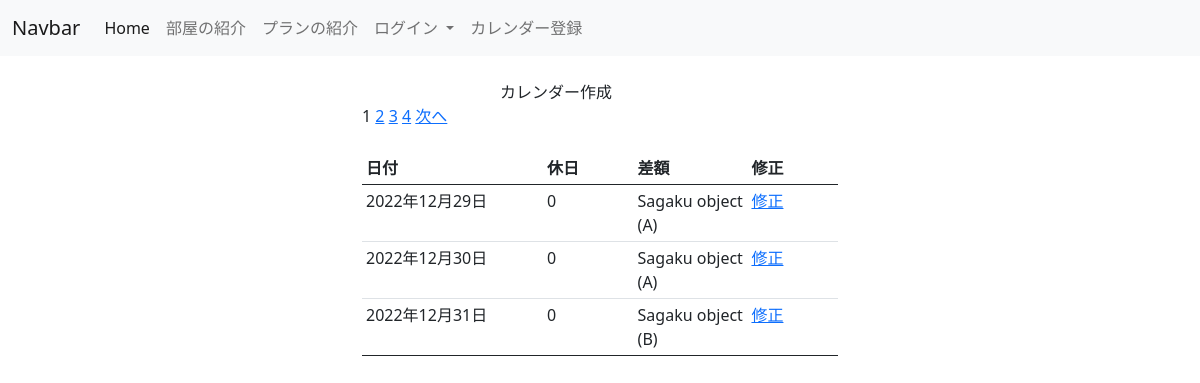
Screenshot of /calendar/ with the database file from the repository.
### hotel/models.py (models this page shows)
class Calendar(models.Model):
    calendar_day = models.DateField(verbose_name= '日付',primary_key=True)
    day_heijitu = '0'
    day_kyuujitu = '1'
    CALENDAR_HOLIDAY_CHOICES = [
        (day_heijitu, '平日'),
        (day_kyuujitu, '休日'),
    ]
    calendar_holiday = models.TextField(verbose_name= '休日',max_length=1,choices=CALENDAR_HOLIDAY_CHOICES,
        default='平日')
    calendar_sagaku = models.ForeignKey('Sagaku', to_field='sagaku_type', verbose_name= '差額タイプ', on_delete = models.PROTECT)

class Sagaku(models.Model):
    sagaku_type = models.CharField(verbose_name ='差額タイプ',max_length=1,primary_key=True)
    sagaku_charge = models.IntegerField(verbose_name = '差額料金')
    sagaku_comment = models.TextField(verbose_name = '差額説明',max_length=20)
    sagaku_update = models.DateTimeField(verbose_name = '差額更新日時',auto_now_add='True')

### hotel/views.py (the view)
# urls.py: path('calendar/', CalendarView.as_view(), name='calendar'),
class CalendarView(ListView):
    template_name = 'hotel/calendar.html'
    model = Calendar
    paginate_by=3

### hotel/templates/hotel/calendar.html (shortened to what this page needs)
{% extends "hotel/base.html" %}
{% block content %}
<div class="container" style="width: 500px;">
  <div class="mx-auto mt-4" style="width: 200px;"
    <a class="btn btn-primary" href="#" role="button">カレンダー作成</a>
  </div>
    {% include "hotel/page2.html" %}
  <table id="calendar" class="table table-sm table table-hover">
    <thead>
      <tr>
        <th scope="col" class="col-2">日付</th>
        <th scope="col" class="col-1">休日</th>
        <th scope="col" class="col-1">差額</th>
        <th scope="col" class="col-1">修正</th>
      </tr>
    </thead>
    <tbody>
      {% for calendar in calendar_list %}
        <tr>
          <td scope="row">{{calendar.calendar_day}}</td>
          <td>{{calendar.calendar_holiday}}</td>
          <td>{{calendar.calendar_sagaku}}</td>
          <td><a href="#">修正</a></td>
        </tr>
      {% endfor %}
    </tbody>
</div>
{% endblock %}

### hotel/templates/hotel/base.html (shortened to what this page needs)
<!doctype html>
<html lang="en">
  <head>
    <link href="https://cdn.jsdelivr.net/npm/bootstrap@5.0.2/dist/css/bootstrap.min.css" rel="stylesheet">
  </head>
  <body>
    <nav class="navbar navbar-expand-lg navbar-light bg-light">
        <div class="container-fluid">
          <a class="navbar-brand" href="#">Navbar</a>
          <div class="collapse navbar-collapse" id="navbarNavDropdown">
            <ul class="navbar-nav">
              <li class="nav-item">
                <a class="nav-link active" aria-current="page" href="{% url 'frontpage' %}">Home</a>
              </li>
              <li class="nav-item">
                <a class="nav-link" href="{% url 'roompage' %}">部屋の紹介</a>
              </li>
              <li class="nav-item">
                <a class="nav-link" href="{% url 'planpage' %}">プランの紹介</a>
              </li>
              {% if user.is_authenticated %}
              <li class="nav-item dropdown">
                <a class="nav-link dropdown-toggle" href="#" id="navbarDropdown" role="button" data-bs-toggle="dropdown" aria-expanded="false">
                  予約
                </a>
                <ul class="dropdown-menu" aria-labelledby="navbarDropdown">
                  <li><a class="dropdown-item" href="#">予約</a></li>
                  <li><a class="dropdown-item" href="#">予約確認修正</a></li>
                  <li><a class="dropdown-item" href="{% url 'accounts:logout' %}">ログアウト</a></li>
                  <li><a class="dropdown-item" href="#">会員抹消</a></li>
                </ul>
              </li>
              {% else %}
              <li class="nav-item dropdown">
                <a class="nav-link dropdown-toggle" href="#" id="navbarDropdown" role="button" data-bs-toggle="dropdown" aria-expanded="false">
                  ログイン
                </a>
              </li>
              {% endif %}
              <li class="nav-item">
                <a class="nav-link" href="{% url 'calendar' %}">カレンダー登録</a>
              </li>
            </ul>
          </div>
        </div>
    </nav>
    <section>
        <div class="container">{% block content %}{% endblock %}</div>
    </section>
  </body>
</html>

### hotel/templates/hotel/page2.html (shortened to what this page needs)
{% for num in page_obj.paginator.page_range %}
  {% if page_obj.number == num %}
    <span>{{ num }}</span>
  {% else %}
    <a href="?page={{ num }}">{{ num }}</a>
  {% endif %}
{% endfor %}
{% if page_obj.has_next %}
  <a href="?page={{page_obj.next_page_number}}">次へ</a>
{%endif%}

### hotel/templates/hotel/calendar.html (style rules this page uses)
#calendar { margin: auto; }

### rows the page displays
Calendar: calendar_day "2022年12月29日", calendar_holiday "0", calendar_sagaku "Sagaku object (A)"
Calendar: calendar_day "2022年12月30日", calendar_holiday "0", calendar_sagaku "Sagaku object (A)"
Calendar: calendar_day "2022年12月31日", calendar_holiday "0", calendar_sagaku "Sagaku object (B)"

### other values shown
{{ num }} "1"
{{ num }} "2" "3" "4"
